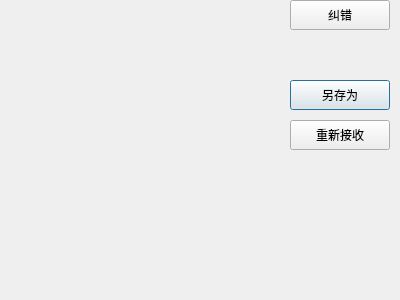
<?xml version="1.0" encoding="UTF-8"?>
<ui version="4.0">
 <class>recv_image</class>
 <widget class="QDialog" name="recv_image">
  <property name="geometry">
   <rect>
    <x>0</x>
    <y>0</y>
    <width>400</width>
    <height>300</height>
   </rect>
  </property>
  <property name="windowTitle">
   <string>Dialog</string>
  </property>
  <widget class="QLabel" name="label">
   <property name="geometry">
    <rect>
     <x>0</x>
     <y>0</y>
     <width>250</width>
     <height>300</height>
    </rect>
   </property>
   <property name="text">
    <string/>
   </property>
  </widget>
  <widget class="QPushButton" name="btn_SaveAs">
   <property name="geometry">
    <rect>
     <x>290</x>
     <y>80</y>
     <width>100</width>
     <height>30</height>
    </rect>
   </property>
   <property name="text">
    <string>另存为</string>
   </property>
  </widget>
  <widget class="QPushButton" name="btn_save">
   <property name="geometry">
    <rect>
     <x>290</x>
     <y>0</y>
     <width>100</width>
     <height>30</height>
    </rect>
   </property>
   <property name="text">
    <string>纠错</string>
   </property>
  </widget>
  <widget class="QPushButton" name="btn_emptyTemp">
   <property name="geometry">
    <rect>
     <x>290</x>
     <y>120</y>
     <width>100</width>
     <height>30</height>
    </rect>
   </property>
   <property name="text">
    <string>重新接收</string>
   </property>
  </widget>
 </widget>
 <resources/>
 <connections/>
</ui>
